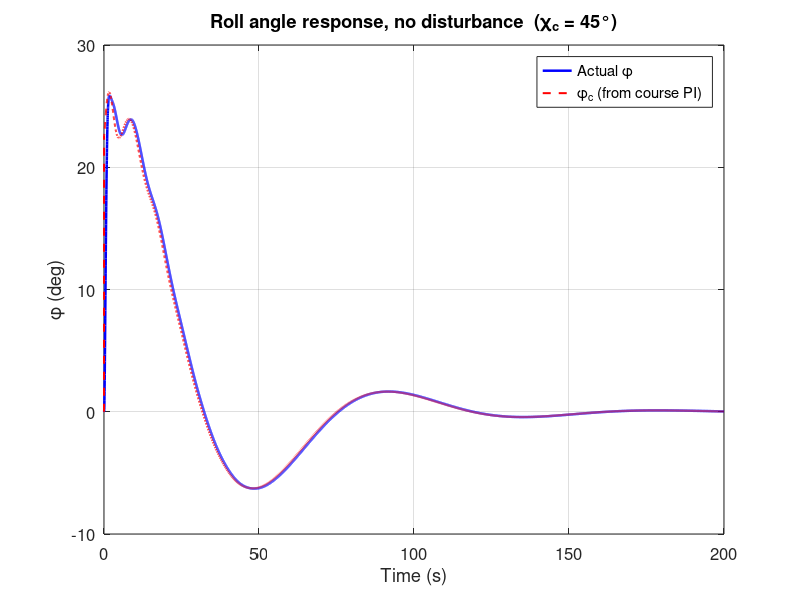
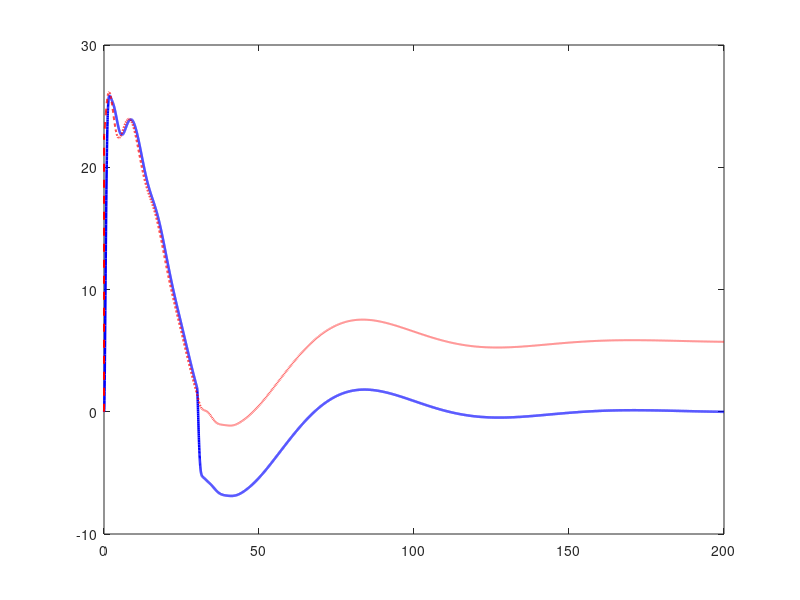

These figures' MATLAB source, in order: (Note: this script raises an error after producing the figures.)
% generate_report_plots.m
% generates all 10 report required plots
% required due to laptop performance issues while running simulink

clear; clc;
addpath('../chap5')
addpath('../chap6')
addpath('../parameters')
load('autopilot_sim_results.mat');
load('autopilot_gains.mat');

FS  = 12; LW  = 1.8;
W=800; H=500;
da_lim = AP.delta_a_max*r2d;
de_lim = AP.delta_e_max*r2d;
dr_lim = AP.delta_r_max*r2d;

function tracked(t, actual, cmd_val, ylbl, albl, clbl, ttl, fs, lw)
    plot(t, actual, 'b-', 'LineWidth',lw, 'DisplayName',albl); hold on
    plot(t, cmd_val*ones(size(t)), 'r--', 'LineWidth',lw*0.8, 'DisplayName',clbl);
    xlabel('Time (s)','FontSize',fs); ylabel(ylbl,'FontSize',fs);
    title(ttl,'FontSize',fs); legend('Location','best','FontSize',fs-2);
    grid on; set(gca,'FontSize',fs);
end

function ctrl(t, u, ylbl, ttl, fs, lw, lim_val, lname)
    plot(t, u, 'k-', 'LineWidth',lw, 'DisplayName',lname); hold on
    if ~isempty(lim_val)
        yline( lim_val,'r--','LineWidth',0.8,'DisplayName','+limit');
        yline(-lim_val,'r--','LineWidth',0.8,'DisplayName','-limit');
    end
    xlabel('Time (s)','FontSize',fs); ylabel(ylbl,'FontSize',fs);
    title(ttl,'FontSize',fs); legend('Location','best','FontSize',fs-2);
    grid on; set(gca,'FontSize',fs);
end

% FIG 1 — Roll angle
figure(1); clf; set(gcf,'Position',[50 500 W H]);
plot(T1, phi1, 'b-', 'LineWidth',LW, 'DisplayName','Actual \phi'); hold on
plot(T1, phic1, 'r--', 'LineWidth',LW*0.8, 'DisplayName','\phi_c (from course PI)');
xlabel('Time (s)','FontSize',FS); ylabel('\phi (deg)','FontSize',FS);
title('Roll angle response, no disturbance  (\chi_c = 45°)','FontSize',FS);
legend('Location','best','FontSize',FS-2); grid on; set(gca,'FontSize',FS);
saveas(gcf,'fig1_roll_no_disturbance.png');

% FIG 2 — Roll with disturbance
figure(2); clf; set(gcf,'Position',[50 500 W H]);
plot(T2, phi2, 'b-', 'LineWidth',LW, 'DisplayName','Actual \phi'); hold on
plot(T2, phic2, 'r--', 'LineWidth',LW*0.8, 'DisplayName','\phi_c');
xline(30, 'g:', 'LineWidth',1.2, 'DisplayName','Disturbance onset');
xlabel('Time (s)','FontSize',FS); ylabel('\phi (deg)','FontSize',FS);
title('Roll angle WITH disturbance  (step 0.2 rad at t = 30 s)','FontSize',FS);
legend('Location','best','FontSize',FS-2); grid on; set(gca,'FontSize',FS);
saveas(gcf,'fig2_roll_with_disturbance.png');

% FIG 3 — Course
figure(3); clf; set(gcf,'Position',[50 500 W H]);
tracked(T1, chi1, 45, '\chi (deg)', 'Actual \chi', '\chi_c = 45°', ...
    'Course angle response  (\chi_c = 45°)', FS, LW);
saveas(gcf,'fig3_course.png');

% FIG 4 — Sideslip
figure(4); clf; set(gcf,'Position',[50 500 W H]);
tracked(T1, beta1, 0, '\beta (deg)', 'Actual \beta', '\beta_c = 0', ...
    'Sideslip \beta during course step  (\chi_c = 45°, \beta_c = 0)', FS, LW);
saveas(gcf,'fig4_sideslip.png');

% FIG 5 — Lateral Inputs
figure(5); clf; set(gcf,'Position',[50 50 W 750]);
subplot(3,1,1); ctrl(T1, da1, '\delta_a (deg)', 'Aileron \delta_a — course step (\chi_c = 45°)', FS, LW, da_lim, '\delta_a');
subplot(3,1,2); ctrl(T1, dr1, '\delta_r (deg)', 'Rudder \delta_r — yaw damper', FS, LW, dr_lim, '\delta_r');
subplot(3,1,3); ctrl(T1, phic1, '\phi_c (deg)', 'Roll command \phi_c — from course PI', FS, LW, AP.phi_c_max*r2d, '\phi_c');
sgtitle('Lateral autopilot control inputs','FontSize',FS+1,'FontWeight','bold');
saveas(gcf,'fig5_lateral_inputs.png');

% FIG 6 — Pitch (Using T5 / Sim 5 6-DOF Data)
figure(6); clf; set(gcf,'Position',[50 500 W H]);
tracked(T5, theta5, 5, '\theta (deg)', 'Actual \theta', '\theta_c = 5°', ...
    'Pitch response  (\theta_c = 5°)', FS, LW);
saveas(gcf,'fig6_pitch.png');

% FIG 7 — Altitude (Using T3 / Sim 3 6-DOF Data)
figure(7); clf; set(gcf,'Position',[50 500 W H]);
tracked(T3, h3, h_trim+20, 'h (m)', 'Actual h', 'h_c = trim + 20 m', ...
    'Altitude response  (\Deltah = 20 m)', FS, LW);
saveas(gcf,'fig7_altitude.png');

% FIG 8 — Airspeed via Throttle (Using T4 / Sim 4 6-DOF Data)
figure(8); clf; set(gcf,'Position',[50 500 W 600]);
subplot(2,1,1); tracked(T4, Va4, Va_trim+5, 'V_a (m/s)', 'Actual V_a', sprintf('V_{a,c} = %.0f m/s', Va_trim+5), ...
    'Airspeed via throttle  (\DeltaV_a = 5 m/s)', FS, LW);
subplot(2,1,2); ctrl(T4, dt4, '\delta_t', 'Throttle \delta_t', FS, LW, [], '\delta_t');
yline(1,'r--','LineWidth',0.8,'DisplayName','+limit'); yline(0,'b:','LineWidth',0.8,'DisplayName','0');
legend('Location','best','FontSize',FS-2); set(gca,'FontSize',FS);
sgtitle('Airspeed via throttle','FontSize',FS+1,'FontWeight','bold');
saveas(gcf,'fig8_airspeed_throttle.png');

% FIG 9 — Airspeed via Pitch (Using T6 / Sim 6 6-DOF Data)
figure(9); clf; set(gcf,'Position',[50 500 W 600]);
subplot(2,1,1); tracked(T6, Va6, Va_trim+5, 'V_a (m/s)', 'Actual V_a', sprintf('V_{a,c} = %.0f m/s', Va_trim+5), ...
    'Airspeed via pitch  (\DeltaV_a = 5 m/s, \delta_t fixed)', FS, LW);
subplot(2,1,2); ctrl(T6, thetac6, '\theta_c (deg)', 'Pitch command \theta_c from airspeed/pitch controller', FS, LW, [], '\theta_c');
set(gca,'FontSize',FS);
sgtitle('Airspeed via pitch','FontSize',FS+1,'FontWeight','bold');
saveas(gcf,'fig9_airspeed_pitch.png');

% FIG 10 — Longitudinal Inputs
figure(10); clf; set(gcf,'Position',[50 50 W 600]);
subplot(2,1,1)
plot(T3, de3,   'k-',  'LineWidth',LW,     'DisplayName','\delta_e (alt step)'); hold on
plot(T5, de5, 'b--', 'LineWidth',LW*0.8, 'DisplayName','\delta_e (pitch step)');
yline( de_lim,'r--','LineWidth',0.8,'DisplayName','+limit');
yline(-de_lim,'r--','LineWidth',0.8,'DisplayName','-limit');
xlabel('Time (s)','FontSize',FS); ylabel('\delta_e (deg)','FontSize',FS);
title('Elevator \delta_e','FontSize',FS);
legend('Location','best','FontSize',FS-2); grid on; set(gca,'FontSize',FS);

subplot(2,1,2)
plot(T4, dt4, 'k-', 'LineWidth',LW, 'DisplayName','\delta_t (airspeed step)'); hold on
yline(1,'r--','LineWidth',0.8,'DisplayName','+limit');
yline(0,'b:','LineWidth',0.8,'DisplayName','0');
xlabel('Time (s)','FontSize',FS); ylabel('\delta_t','FontSize',FS);
title('Throttle \delta_t','FontSize',FS);
legend('Location','best','FontSize',FS-2); grid on; set(gca,'FontSize',FS);
sgtitle('Longitudinal autopilot control inputs','FontSize',FS+1,'FontWeight','bold');
saveas(gcf,'fig10_longitudinal_inputs.png');

fprintf('\nAll 10 figures saved from pure 6-DOF simulation.\n');
